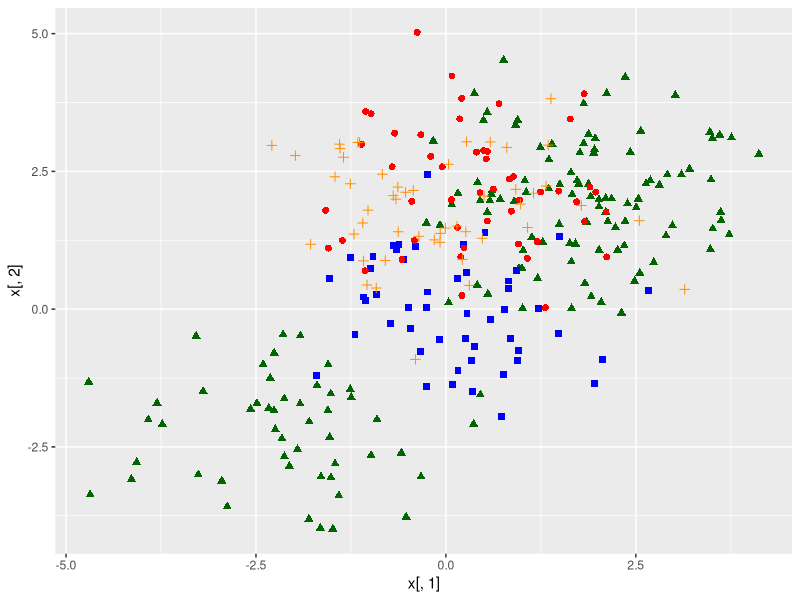
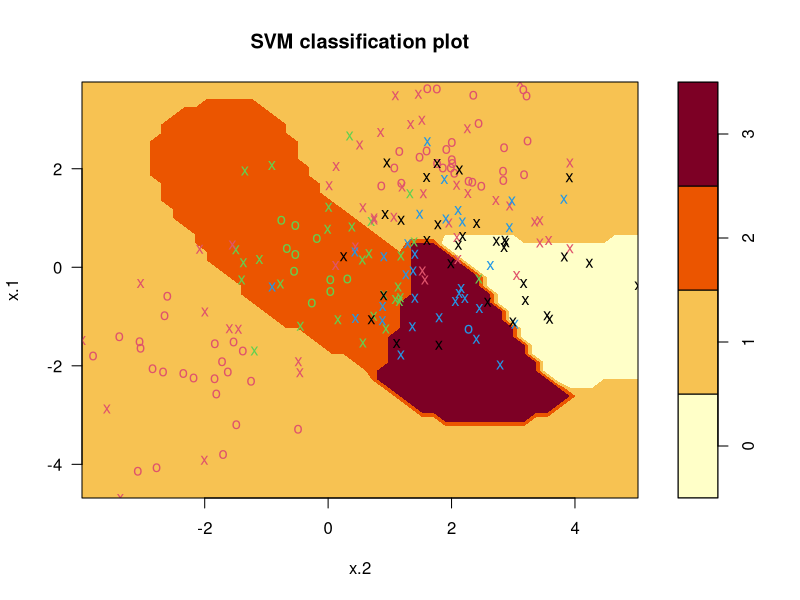

These charts were generated, in order, by the following R code:
## ---- chunk 1
knitr::opts_chunk$set(echo = TRUE)
rm(list=ls())
## ---- chunk 2
set.seed(2021)
x = matrix(rnorm (200 * 2), ncol = 2)
x[1:100,] = x[1:100,] + 2
x[101:150,] = x[101:150,] - 2
y = c(rep(1,150), rep(2,50))

x = rbind(x, matrix(rnorm (50 * 2), ncol = 2))
y = c(y, rep(0, 50))
x[y == 0, 2] = x[y == 0, 2] + 2
dat = data.frame(x = x, y = as.factor(y))

x = rbind(x, matrix(rnorm (50 * 2), ncol = 2))
y = c(y, rep(3, 50))
x[y == 3, 2] = x[y == 3, 2] + 2
dat = data.frame(x = x, y = as.factor(y))

## ---- chunk 3
library(ggplot2)
ggplot(data = dat, aes(x = x[,1], y = x[,2], color = y, shape = y)) + 
  geom_point(size = 2) +
  scale_color_manual(values=c("red","dark green","blue","dark orange")) +
  theme(legend.position = "none")

## ---- chunk 4
train <- sample(300,200) # 300 for the total samples, 200 for training the dataset. 
library(e1071) # Library that contains svm function
svmfit <- svm(y~., data=dat[train,], kernel='radial', gamma = 1, cost = 1)
plot(svmfit, dat[train,])
summary(svmfit)

## ---- chunk 5
set.seed(1)
tune.out<- tune(svm, y~., data=dat[train,], kernel='radial', ranges=list(cost=c(0.1,1,10,100,1000), gamma=c(0.5,1,2,3,4)))
summary(tune.out)

## ---- chunk 6
conf.mat <- table(true=dat[-train,'y'], pred=predict(tune.out$best.model, newdata=dat[-train,]))
library(caret)
confusionMatrix(conf.mat)

